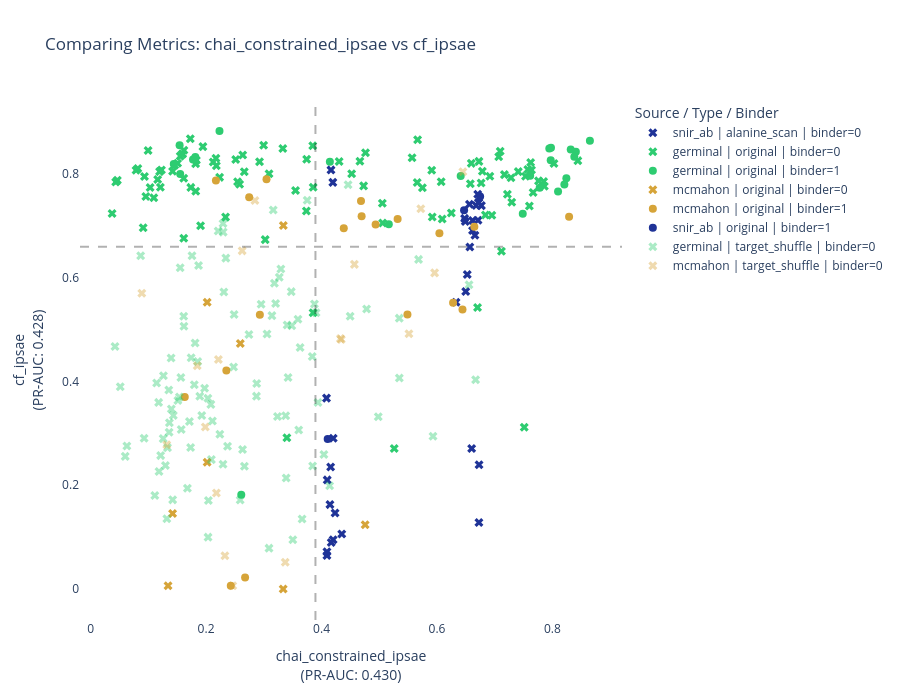

The notebook cell saved with this chart:
### Code cell
import plotly.graph_objects as go


top_20 = stats_df.sort_values(by='pr_auc_mean', ascending=False).head(20)

m1_info, m2_info = top_20.iloc[2], top_20.iloc[3]

m1, t1, d1 = m1_info['metric'], m1_info['opt_threshold_mean'], m1_info['direction_mean']
m2, t2, d2 = m2_info['metric'], m2_info['opt_threshold_mean'], m2_info['direction_mean']

plot_df = (
    scores_df
    .groupby(['source', 'sample', 'type', 'binder'])[[m1, m2]]
    .agg(['mean', 'std'])
    .reset_index()
)

plot_df.columns = [
    f"{c[0]}_{c[1]}" if c[1] else c[0]
    for c in plot_df.columns
]


colors_map = {
    'germinal': "#2ecc71",
    'mcmahon': "#d6a439",
    'snir_ab': "#1f3397"
}

marker_map = {
    0: 'x',
    1: 'circle'
}



alpha_map = {
    "target_shuffle": 0.4,
    "original": 1.0,
    "alanine_scan": 1.0
}

# figure setup

fig = go.Figure()

# loop by type so opacity is consistent
for t, type_df in plot_df.groupby("type"):

    opacity = alpha_map.get(t, 1.0)

    # then split by source + binder
    for (source, binder), subdf in type_df.groupby(["source", "binder"]):

        fig.add_trace(
            go.Scatter(
                x=subdf[f"{m1}_mean"],
                y=subdf[f"{m2}_mean"],

                mode='markers',
                
                marker=dict(
                    color=colors_map[source],
                    symbol=marker_map[binder],
                    size=8,
                    opacity=opacity,
                    line=dict(width=0)
                ),

                name=f"{source} | {t} | binder={binder}",

                text=subdf["sample"],

                hovertemplate=(
                    "<b>%{text}</b><br>"
                    f"{m1}: %{{x:.3f}}<br>"
                    f"{m2}: %{{y:.3f}}<br>"
                    f"source: {source}<br>"
                    f"type: {t}<br>"
                    f"binder: {binder}<br>"
                    "<extra></extra>"
                ),

                showlegend=True
            )
        )


# Threshold lines
fig.add_vline(
    x=t1,
    line_dash="dash",
    line_color="black",
    opacity=0.3
)

fig.add_hline(
    y=t2,
    line_dash="dash",
    line_color="black",
    opacity=0.3
)


# Layout
fig.update_layout(
    width=900,
    height=700,
    plot_bgcolor='white',
    title=f"Comparing Metrics: {m1} vs {m2}",
    xaxis_title=f"{m1}<br>(PR-AUC: {m1_info['pr_auc_mean']:.3f})",
    yaxis_title=f"{m2}<br>(PR-AUC: {m2_info['pr_auc_mean']:.3f})",
    legend_title="Source / Type / Binder"
)

fig.show()

### Figure 1 — Plotly figure (JSON) as saved in the notebook; plotly's stock layout.template omitted (floating-point values rounded to 4 significant figures)
{"data": [{"hovertemplate": "<b>%{text}</b><br>chai_constrained_ipsae: %{x:.3f}<br>cf_ipsae: %{y:.3f}<br>source: snir_ab<br>type: alanine_scan<br>binder: 0<br><extra></extra>", "marker": {"color": "#1f3397", "line": {"width": 0}, "opacity": 1, "size": 8, "symbol": "x"}, "mode": "markers", "name": "snir_ab | alanine_scan | binder=0", "showlegend": true, "text": ["5ifj_abc_cut_A_D111A", "5ifj_abc_cut_A_K110A", "5ifj_abc_cut_A_S64A", "5ifj_abc_cut_A_W52A", "5ifj_abc_cut_A_Y66A", "5ifj_abc_cut_B_L116A", "5ifj_abc_cut_B_V38A", "5ifj_abc_cut_B_W107A", "5ifj_abc_cut_B_Y37A", "5ifj_abc_cut_all_A", "5ig7_abc_cut_A_K110A", "5ig7_abc_cut_A_W52A", "5ig7_abc_cut_A_Y66A", "5ig7_abc_cut_B_G114A", "5ig7_abc_cut_B_L116A", "5ig7_abc_cut_B_V38A", "5ig7_abc_cut_B_W107A", "5ig7_abc_cut_B_Y37A", "5ig7_abc_cut_all_A", "5ijk_acx_cut_A_I112A", "5ijk_acx_cut_A_I114A", "5ijk_acx_cut_A_K57A", "5ijk_acx_cut_A_R55A", "5ijk_acx_cut_A_T113A", "5ijk_acx_cut_B_K36A", "5ijk_acx_cut_B_T113A", "5ijk_acx_cut_B_W56A", "5ijk_acx_cut_B_Y107A", "5ijk_acx_cut_B_Y108A", "5ijk_acx_cut_B_Y31A", "5ijk_acx_cut_B_Y38A", "5ijk_acx_cut_all_A"], "type": "scatter", "x": [0.6617, 0.649, 0.6498, 0.6569, 0.633, 0.6563, 0.6479, 0.6524, 0.6658, 0.6601, 0.6616, 0.677, 0.6718, 0.6706, 0.6679, 0.6725, 0.6727, 0.671, 0.6729, 0.4235, 0.4094, 0.4168, 0.4146, 0.4164, 0.4086, 0.4351, 0.4196, 0.4099, 0.4158, 0.4201, 0.4094, 0.4203], "y": [0.7105, 0.7089, 0.5735, 0.6594, 0.5531, 0.7421, 0.7147, 0.6065, 0.6823, 0.2708, 0.6913, 0.7393, 0.7451, 0.7612, 0.7393, 0.7451, 0.1281, 0.7109, 0.2395, 0.1467, 0.06449, 0.0897, 0.1627, 0.8082, 0.3681, 0.1062, 0.7841, 0.2104, 0.2352, 0.09478, 0.07162, 0.2907]}, {"hovertemplate": "<b>%{text}</b><br>chai_constrained_ipsae: %{x:.3f}<br>cf_ipsae: %{y:.3f}<br>source: germinal<br>type: original<br>binder: 0<br><extra></extra>", "marker": {"color": "#2ecc71", "line": {"width": 0}, "opacity": 1, "size": 8, "symbol": "x"}, "mode": "markers", "name": "germinal | original | binder=0", "showlegend": true, "text": ["nb_s105046_mpnn_2_IL3", "nb_s105306_mpnn_3_BHRF", "nb_s133952_mpnn_4_IL3", "nb_s140867_mpnn_3_IL3", "nb_s148672_mpnn_1_IL20", "nb_s149825_mpnn_4_PDL1", "nb_s1683_mpnn_1_PDL1", "nb_s169413_mpnn_5_IL20", "nb_s175477_mpnn_4_BHRF", "nb_s183327_mpnn_2_IL3", "nb_s191527_mpnn_5_PDL1", "nb_s202316_mpnn_3_PDL1", "nb_s204617_mpnn_1_BHRF", "nb_s216967_mpnn_4_PDL1", "nb_s233025_mpnn_1_IL3", "nb_s255632_mpnn_3_PDL1", "nb_s272990_mpnn_1_PDL1", "nb_s283003_mpnn_3_IL3", "nb_s286378_mpnn_1_PDL1", "nb_s296830_mpnn_3_IL20", "nb_s2975_mpnn_1_IL20", "nb_s299548_mpnn_5_IL20", "nb_s302651_mpnn_3_PDL1", "nb_s310510_mpnn_2_IL3", "nb_s319551_mpnn_2_PDL1", "nb_s33838_mpnn_3_IL20", "nb_s351880_mpnn_1_PDL1", "nb_s353537_mpnn_1_BHRF", "nb_s358395_mpnn_3_IL3", "nb_s378562_mpnn_3_PDL1", "nb_s38254_mpnn_5_PDL1", "nb_s390940_mpnn_4_IL20", "nb_s403539_mpnn_3_IL20", "nb_s417721_mpnn_3_BHRF", "nb_s434952_mpnn_1_IL20", "nb_s459933_mpnn_3_IL3", "nb_s461534_mpnn_4_PDL1", "nb_s467069_mpnn_5_PDL1", "nb_s467146_mpnn_5_PDL1", "nb_s473012_mpnn_5_IL20", "nb_s481672_mpnn_4_PDL1", "nb_s483532_mpnn_3_IL3", "nb_s491148_mpnn_3_PDL1", "nb_s494235_mpnn_5_PDL1", "nb_s499859_mpnn_4_PDL1", "nb_s52054_mpnn_3_PDL1", "nb_s53820_mpnn_1_PDL1", "nb_s541171_mpnn_1_IL3", "nb_s55152_mpnn_1_BHRF", "nb_s558025_mpnn_4_BHRF", "nb_s566504_mpnn_1_IL20", "nb_s566504_mpnn_5_IL20", "nb_s607831_mpnn_3_IL20", "nb_s609713_mpnn_4_IL3", "nb_s614599_mpnn_3_IL3", "nb_s622643_mpnn_2_PDL1", "nb_s64546_mpnn_1_IL20", "nb_s64546_mpnn_3_IL20", "nb_s648479_mpnn_1_IL20", "nb_s648756_mpnn_3_BHRF", "nb_s651199_mpnn_2_BHRF", "nb_s652766_mpnn_5_IL3", "nb_s664067_mpnn_1_BHRF", "nb_s666722_mpnn_1_IL3", "nb_s68363_mpnn_1_PDL1", "nb_s713450_mpnn_2_IL20", "nb_s7171_mpnn_3_PDL1", "nb_s72302_mpnn_3_IL3", "nb_s731008_mpnn_1_PDL1", "nb_s731008_mpnn_2_PDL1", "nb_s731266_mpnn_5_PDL1", "nb_s745346_mpnn_4_PDL1", "nb_s752383_mpnn_5_IL20", "nb_s754136_mpnn_1_IL3", "nb_s771809_mpnn_3_IL20", "nb_s78562_mpnn_2_PDL1", "nb_s80385_mpnn_2_IL20", "nb_s80543_mpnn_1_BHRF", "nb_s80903_mpnn_4_PDL1", "nb_s829439_mpnn_1_PDL1", "nb_s829439_mpnn_5_PDL1", "nb_s834944_mpnn_4_PDL1", "nb_s849285_mpnn_4_BHRF", "nb_s850749_mpnn_1_PDL1", "nb_s854077_mpnn_2_PDL1", "nb_s870186_mpnn_1_PDL1", "nb_s870461_mpnn_2_IL3", "nb_s874243_mpnn_5_IL20", "nb_s883690_mpnn_4_PDL1", "nb_s887286_mpnn_4_PDL1", "nb_s892360_mpnn_4_PDL1", "nb_s893078_mpnn_5_PDL1", "nb_s895571_mpnn_3_PDL1", "nb_s913468_mpnn_5_IL20", "nb_s916275_mpnn_1_PDL1", "nb_s919455_mpnn_4_PDL1", "nb_s949322_mpnn_2_BHRF", "nb_s949322_mpnn_4_BHRF", "nb_s975197_mpnn_2_PDL1"], "type": "scatter", "x": [0.1819, 0.7117, 0.1095, 0.1209, 0.2662, 0.2171, 0.5748, 0.1031, 0.7408, 0.1507, 0.7847, 0.7623, 0.2235, 0.7534, 0.3854, 0.6916, 0.34, 0.03723, 0.5909, 0.1727, 0.09567, 0.1616, 0.6578, 0.07871, 0.3855, 0.1832, 0.2178, 0.7511, 0.1162, 0.5259, 0.5054, 0.09958, 0.142, 0.844, 0.2338, 0.09331, 0.6248, 0.76, 0.2514, 0.6073, 0.8026, 0.2926, 0.7759, 0.1455, 0.722, 0.1905, 0.3737, 0.09108, 0.5059, 0.5664, 0.2124, 0.5569, 0.4305, 0.1736, 0.2581, 0.5658, 0.355, 0.1821, 0.1592, 0.6702, 0.333, 0.04633, 0.7095, 0.0435, 0.7168, 0.1946, 0.1195, 0.08179, 0.6091, 0.6839, 0.4729, 0.7295, 0.1613, 0.1553, 0.3024, 0.4665, 0.1591, 0.6951, 0.7069, 0.7574, 0.4522, 0.7637, 0.6594, 0.5918, 0.7859, 0.3743, 0.1227, 0.4762, 0.7665, 0.6765, 0.2635, 0.6786, 0.3091, 0.1614, 0.6727, 0.2546, 0.2997, 0.3848, 0.7282], "y": [0.8199, 0.6513, 0.7544, 0.7745, 0.8046, 0.8304, 0.7736, 0.7743, 0.8048, 0.8208, 0.7856, 0.8224, 0.7938, 0.7961, 0.5328, 0.796, 0.2915, 0.7242, 0.8074, 0.8684, 0.7569, 0.8461, 0.7813, 0.8074, 0.7748, 0.8266, 0.8162, 0.3119, 0.7895, 0.2709, 0.744, 0.8455, 0.8054, 0.826, 0.7171, 0.7956, 0.7252, 0.7385, 0.8282, 0.7852, 0.8205, 0.8237, 0.787, 0.8171, 0.7612, 0.7004, 0.7291, 0.6967, 0.7056, 0.8661, 0.8233, 0.8315, 0.8245, 0.7745, 0.7807, 0.784, 0.7685, 0.7672, 0.8384, 0.5427, 0.8494, 0.788, 0.8442, 0.7847, 0.799, 0.853, 0.8049, 0.811, 0.7136, 0.7213, 0.7774, 0.7456, 0.792, 0.8347, 0.6737, 0.8247, 0.8394, 0.7206, 0.8336, 0.8091, 0.8008, 0.8078, 0.8208, 0.7174, 0.7767, 0.8286, 0.808, 0.8414, 0.7644, 0.783, 0.837, 0.8056, 0.8009, 0.6762, 0.8246, 0.7853, 0.8559, 0.8548, 0.793]}, {"hovertemplate": "<b>%{text}</b><br>chai_constrained_ipsae: %{x:.3f}<br>cf_ipsae: %{y:.3f}<br>source: germinal<br>type: original<br>binder: 1<br><extra></extra>", "marker": {"color": "#2ecc71", "line": {"width": 0}, "opacity": 1, "size": 8, "symbol": "circle"}, "mode": "markers", "name": "germinal | original | binder=1", "showlegend": true, "text": ["nb_s105306_mpnn_2_BHRF", "nb_s109706_mpnn_2_BHRF", "nb_s206217_mpnn_2_PDL1", "nb_s206217_mpnn_5_PDL1", "nb_s276607_mpnn_4_BHRF", "nb_s327664_mpnn_4_BHRF", "nb_s39537_mpnn_2_BHRF", "nb_s530943_mpnn_3_IL20", "nb_s618542_mpnn_2_PDL1", "nb_s618542_mpnn_3_PDL1", "nb_s663598_mpnn_2_BHRF", "nb_s717713_mpnn_2_IL20", "nb_s717713_mpnn_4_IL20", "nb_s718865_mpnn_2_PDL1", "nb_s759449_mpnn_1_PDL1", "nb_s759449_mpnn_4_PDL1", "nb_s807208_mpnn_5_IL3", "nb_s807321_mpnn_2_BHRF", "nb_s874243_mpnn_2_IL20", "nb_s877334_mpnn_2_BHRF", "nb_s972445_mpnn_2_BHRF", "nb_s983700_mpnn_1_BHRF", "nb_s983700_mpnn_2_BHRF"], "type": "scatter", "x": [0.4144, 0.8406, 0.8241, 0.8097, 0.2232, 0.8206, 0.7779, 0.5165, 0.7946, 0.8317, 0.8649, 0.1441, 0.1774, 0.1814, 0.8379, 0.1552, 0.261, 0.6411, 0.1542, 0.797, 0.7975, 0.7614, 0.7486], "y": [0.8237, 0.8431, 0.7918, 0.7665, 0.8832, 0.7799, 0.7736, 0.7032, 0.8494, 0.8476, 0.8644, 0.8197, 0.8282, 0.8329, 0.8336, 0.8001, 0.1818, 0.7963, 0.8555, 0.8268, 0.8508, 0.797, 0.7237]}, {"hovertemplate": "<b>%{text}</b><br>chai_constrained_ipsae: %{x:.3f}<br>cf_ipsae: %{y:.3f}<br>source: mcmahon<br>type: original<br>binder: 0<br><extra></extra>", "marker": {"color": "#d6a439", "line": {"width": 0}, "opacity": 1, "size": 8, "symbol": "x"}, "mode": "markers", "name": "mcmahon | original | binder=0", "showlegend": true, "text": ["Nb.AD101_A2AR", "Nb.AD102_A2AR", "Nb.AQ101_Adiponectin", "Nb.AQ101_Adiponectin_trimer", "Nb.AQ102_Adiponectin", "Nb.AQ102_Adiponectin_trimer", "Nb.AQ104_Adiponectin", "Nb.AQ104_Adiponectin_trimer"], "type": "scatter", "x": [0.2019, 0.3338, 0.2018, 0.3336, 0.4756, 0.2593, 0.142, 0.1341], "y": [0.5531, 0.701, 0.2442, 0.0, 0.1238, 0.4733, 0.1454, 0.00646]}, {"hovertemplate": "<b>%{text}</b><br>chai_constrained_ipsae: %{x:.3f}<br>cf_ipsae: %{y:.3f}<br>source: mcmahon<br>type: original<br>binder: 1<br><extra></extra>", "marker": {"color": "#d6a439", "line": {"width": 0}, "opacity": 1, "size": 8, "symbol": "circle"}, "mode": "markers", "name": "mcmahon | original | binder=1", "showlegend": true, "text": ["Nb.AQ100_Adiponectin", "Nb.AQ100_Adiponectin_trimer", "Nb.AQ103_Adiponectin", "Nb.AQ103_Adiponectin_trimer", "Nb.b201_HSA_25-609", "Nb.b201_HSA_404-601", "Nb.b201_HSA_404-609", "Nb.c200_B2AR", "Nb.c201_B2AR", "Nb.c202_B2AR", "Nb.c203_B2AR", "Nb.c204_B2AR", "Nb.c205_B2AR", "Nb.c206_B2AR", "Nb.c207_B2AR", "Nb.c208_B2AR", "Nb.c209_B2AR", "Nb.c210_B2AR", "Nb.c211_B2AR"], "type": "scatter", "x": [0.1631, 0.2428, 0.2352, 0.2676, 0.6442, 0.5318, 0.8288, 0.2747, 0.4695, 0.2171, 0.4385, 0.5488, 0.4937, 0.3047, 0.6279, 0.2932, 0.6647, 0.6042, 0.4684], "y": [0.3704, 0.006198, 0.4214, 0.02237, 0.5389, 0.7136, 0.7179, 0.7557, 0.7189, 0.7879, 0.6956, 0.5292, 0.7026, 0.7903, 0.5518, 0.5286, 0.6984, 0.6861, 0.7482]}, {"hovertemplate": "<b>%{text}</b><br>chai_constrained_ipsae: %{x:.3f}<br>cf_ipsae: %{y:.3f}<br>source: snir_ab<br>type: original<br>binder: 1<br><extra></extra>", "marker": {"color": "#1f3397", "line": {"width": 0}, "opacity": 1, "size": 8, "symbol": "circle"}, "mode": "markers", "name": "snir_ab | original | binder=1", "showlegend": true, "text": ["5ifj_abc_cut", "5ig7_abc_cut", "5ijk_acx_cut"], "type": "scatter", "x": [0.6469, 0.6747, 0.4107], "y": [0.7305, 0.7568, 0.2892]}, {"hovertemplate": "<b>%{text}</b><br>chai_constrained_ipsae: %{x:.3f}<br>cf_ipsae: %{y:.3f}<br>source: germinal<br>type: target_shuffle<br>binder: 0<br><extra></extra>", "marker": {"color": "#2ecc71", "line": {"width": 0}, "opacity": 0.4, "size": 8, "symbol": "x"}, "mode": "markers", "name": "germinal | target_shuffle | binder=0", "showlegend": true, "text": ["nb_s103722_mpnn_4_PDL1", "nb_s105046_mpnn_2_PDL1", "nb_s105306_mpnn_3_PDL1", "nb_s109706_mpnn_2_IL3", "nb_s141576_mpnn_4_PDL1", "nb_s148672_mpnn_1_BHRF", "nb_s149825_mpnn_4_IL3", "nb_s1683_mpnn_1_IL3", "nb_s175477_mpnn_2_IL20", "nb_s175477_mpnn_4_IL3", "nb_s183327_mpnn_2_PDL1", "nb_s191527_mpnn_5_IL3", "nb_s206217_mpnn_2_IL3", "nb_s216967_mpnn_4_BHRF", "nb_s251319_mpnn_2_IL20", "nb_s255632_mpnn_3_IL20", "nb_s283003_mpnn_2_IL20", "nb_s293208_mpnn_4_PDL1", "nb_s299383_mpnn_3_IL3", "nb_s319551_mpnn_2_BHRF", "nb_s33838_mpnn_1_BHRF", "nb_s351880_mpnn_1_BHRF", "nb_s353537_mpnn_1_IL20", "nb_s373735_mpnn_2_PDL1", "nb_s389903_mpnn_5_IL20", "nb_s403539_mpnn_3_BHRF", "nb_s410453_mpnn_2_PDL1", "nb_s410453_mpnn_5_PDL1", "nb_s416874_mpnn_3_IL20", "nb_s453654_mpnn_1_IL3", "nb_s459933_mpnn_3_PDL1", "nb_s465730_mpnn_3_BHRF", "nb_s465730_mpnn_4_BHRF", "nb_s467069_mpnn_3_IL3", "nb_s467146_mpnn_5_BHRF", "nb_s473012_mpnn_5_PDL1", "nb_s481672_mpnn_4_IL3", "nb_s494235_mpnn_5_IL20", "nb_s499859_mpnn_4_IL3", "nb_s506400_mpnn_4_PDL1", "nb_s52054_mpnn_3_BHRF", "nb_s530943_mpnn_3_BHRF", "nb_s53820_mpnn_2_BHRF", "nb_s544951_mpnn_3_PDL1", "nb_s55152_mpnn_1_PDL1", "nb_s558025_mpnn_4_PDL1", "nb_s563170_mpnn_3_PDL1", "nb_s566504_mpnn_1_BHRF", "nb_s596199_mpnn_2_PDL1", "nb_s596199_mpnn_3_IL20", "nb_s605394_mpnn_5_IL20", "nb_s607831_mpnn_3_PDL1", "nb_s609713_mpnn_4_BHRF", "nb_s614599_mpnn_3_IL20", "nb_s618542_mpnn_2_IL3", "nb_s632243_mpnn_4_IL20", "nb_s64546_mpnn_1_IL3", "nb_s645924_mpnn_3_BHRF", "nb_s648756_mpnn_3_IL20", "nb_s651199_mpnn_2_PDL1", "nb_s652766_mpnn_5_BHRF", "nb_s663598_mpnn_2_IL3", "nb_s664067_mpnn_1_IL20", "nb_s666722_mpnn_2_IL20", "nb_s68363_mpnn_3_BHRF", "nb_s689267_mpnn_2_BHRF", "nb_s713450_mpnn_1_PDL1", "nb_s713450_mpnn_2_IL3", "nb_s7171_mpnn_3_IL3", "nb_s731008_mpnn_2_IL3", "nb_s731266_mpnn_5_IL3", "nb_s745346_mpnn_4_BHRF", "nb_s752383_mpnn_5_PDL1", "nb_s759449_mpnn_1_IL3", "nb_s776407_mpnn_2_IL3", "nb_s78562_mpnn_1_IL20", "nb_s792926_mpnn_4_BHRF", "nb_s792926_mpnn_5_IL20", "nb_s795450_mpnn_4_PDL1", "nb_s807208_mpnn_5_PDL1", "nb_s814263_mpnn_4_PDL1", "nb_s817878_mpnn_1_BHRF", "nb_s81839_mpnn_1_BHRF", "nb_s81839_mpnn_3_IL20", "nb_s834944_mpnn_1_IL20", "nb_s849285_mpnn_4_PDL1", "nb_s850749_mpnn_1_IL3", "nb_s850749_mpnn_2_IL20", "nb_s854077_mpnn_2_IL3", "nb_s877334_mpnn_1_IL20", "nb_s877988_mpnn_3_IL20", "nb_s878765_mpnn_1_IL20", "nb_s878765_mpnn_2_BHRF", "nb_s892360_mpnn_4_BHRF", "nb_s893078_mpnn_5_IL20", "nb_s916275_mpnn_1_BHRF", "nb_s919455_mpnn_4_IL3", "nb_s921313_mpnn_2_PDL1", "nb_s926337_mpnn_1_IL3", "nb_s926337_mpnn_2_IL3", "nb_s949322_mpnn_2_IL3", "nb_s949322_mpnn_4_IL3", "nb_s983700_mpnn_1_PDL1"], "type": "scatter", "x": [0.3184, 0.3163, 0.3476, 0.1112, 0.3205, 0.4983, 0.1179, 0.3388, 0.1394, 0.1617, 0.2591, 0.3056, 0.221, 0.4141, 0.1433, 0.1613, 0.2296, 0.4781, 0.1538, 0.3846, 0.3237, 0.1925, 0.1741, 0.342, 0.2294, 0.384, 0.2293, 0.4041, 0.2873, 0.1551, 0.2372, 0.04227, 0.2742, 0.1321, 0.446, 0.3484, 0.3268, 0.2092, 0.09269, 0.2308, 0.3141, 0.6669, 0.1756, 0.3605, 0.2877, 0.2343, 0.3296, 0.5348, 0.2664, 0.1677, 0.1399, 0.3503, 0.2486, 0.187, 0.08672, 0.204, 0.05139, 0.5347, 0.2239, 0.2083, 0.3592, 0.3752, 0.1975, 0.181, 0.1891, 0.4496, 0.5681, 0.309, 0.05999, 0.1185, 0.1563, 0.2032, 0.3663, 0.3629, 0.1365, 0.1712, 0.1796, 0.1512, 0.3878, 0.3404, 0.3906, 0.2034, 0.3938, 0.2632, 0.1257, 0.6555, 0.136, 0.1262, 0.1144, 0.1332, 0.1214, 0.5931, 0.1296, 0.1855, 0.338, 0.2477, 0.1355, 0.2953, 0.1422, 0.157, 0.2111, 0.06284, 0.1733], "y": [0.5898, 0.7308, 0.5734, 0.1801, 0.5504, 0.3323, 0.3598, 0.2141, 0.4456, 0.5065, 0.1718, 0.4917, 0.6904, 0.1991, 0.3348, 0.5261, 0.6882, 0.5398, 0.37, 0.2373, 0.3327, 0.3344, 0.446, 0.408, 0.705, 0.4484, 0.2407, 0.2595, 0.3719, 0.6196, 0.2751, 0.4675, 0.4909, 0.1356, 0.7794, 0.5074, 0.6012, 0.2495, 0.2908, 0.5728, 0.5272, 0.4037, 0.6428, 0.3065, 0.3965, 0.638, 0.6172, 0.4069, 0.2365, 0.1943, 0.347, 0.09483, 0.5292, 0.6238, 0.6424, 0.1705, 0.39, 0.5223, 0.2986, 0.356, 0.5203, 0.7497, 0.3872, 0.4742, 0.3717, 0.5258, 0.6356, 0.07878, 0.2558, 0.2264, 0.4079, 0.368, 0.1351, 0.4656, 0.3205, 0.3232, 0.3941, 0.3634, 0.5497, 0.5089, 0.5328, 0.1, 0.3597, 0.2692, 0.29, 0.5868, 0.3022, 0.4113, 0.3972, 0.2726, 0.2572, 0.2945, 0.2381, 0.4385, 0.3341, 0.4281, 0.3838, 0.5489, 0.1719, 0.3074, 0.3241, 0.2758, 0.2727]}, {"hovertemplate": "<b>%{text}</b><br>chai_constrained_ipsae: %{x:.3f}<br>cf_ipsae: %{y:.3f}<br>source: mcmahon<br>type: target_shuffle<br>binder: 0<br><extra></extra>", "marker": {"color": "#d6a439", "line": {"width": 0}, "opacity": 0.4, "size": 8, "symbol": "x"}, "mode": "markers", "name": "mcmahon | target_shuffle | binder=0", "showlegend": true, "text": ["Nb.AD101_Adiponectin", "Nb.AD102_Adiponectin", "Nb.AQ100_A2AR", "Nb.AQ101_A2AR", "Nb.AQ102_B2AR", "Nb.AQ103_B2AR", "Nb.AQ104_B2AR", "Nb.b201_Adiponectin", "Nb.c200_Adiponectin", "Nb.c201_Adiponectin", "Nb.c202_A2AR", "Nb.c203_A2AR", "Nb.c204_A2AR", "Nb.c205_Adiponectin", "Nb.c208_Adiponectin", "Nb.c209_Adiponectin", "Nb.c210_A2AR", "Nb.c211_A2AR"], "type": "scatter", "x": [0.2214, 0.2462, 0.6449, 0.5959, 0.572, 0.4328, 0.1847, 0.2179, 0.1987, 0.1319, 0.4569, 0.4342, 0.5514, 0.0887, 0.3372, 0.2327, 0.2625, 0.2846], "y": [0.4426, 0.006248, 0.8047, 0.6096, 0.7331, 0.4828, 0.4303, 0.1851, 0.3125, 0.2783, 0.626, 0.4813, 0.4922, 0.5704, 0.0516, 0.06405, 0.6521, 0.7491]}], "layout": {"height": 700, "legend": {"title": {"text": "Source / Type / Binder"}}, "plot_bgcolor": "white", "shapes": [{"line": {"color": "black", "dash": "dash"}, "opacity": 0.3, "type": "line", "x0": 0.3895, "x1": 0.3895, "xref": "x", "y0": 0, "y1": 1, "yref": "y domain"}, {"line": {"color": "black", "dash": "dash"}, "opacity": 0.3, "type": "line", "x0": 0, "x1": 1, "xref": "x domain", "y0": 0.6599, "y1": 0.6599, "yref": "y"}], "title": {"text": "Comparing Metrics: chai_constrained_ipsae vs cf_ipsae"}, "width": 900, "xaxis": {"title": {"text": "chai_constrained_ipsae<br>(PR-AUC: 0.430)"}}, "yaxis": {"title": {"text": "cf_ipsae<br>(PR-AUC: 0.428)"}}}}
